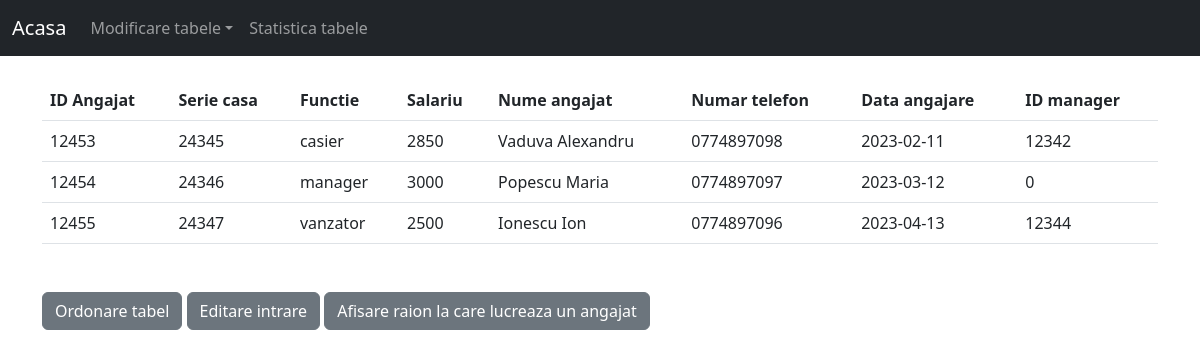
The app's page /website/afisare_angajat.php with its own data.
### tables this page shows
CREATE TABLE `angajat` (
  `id_angajat` int(11) NOT NULL,
  `serie_casa` int(11) DEFAULT NULL,
  `functie` varchar(32) NOT NULL,
  `salariu` int(5) NOT NULL,
  `nume_angajat` varchar(32) NOT NULL,
  `nr_telefon` varchar(12) NOT NULL,
  `data_angajare` date NOT NULL,
  `id_manager` int(11) DEFAULT NULL
);

### website/afisare_angajat.php (the view, shortened to what this page needs)
<?php
include 'conexiune_bd.php';
?>
<!doctype html>
<html>
<head>
    <link href="https://cdn.jsdelivr.net/npm/bootstrap@5.2.3/dist/css/bootstrap.min.css" rel="stylesheet">
</head>
<body style="background-color:#ffffff">
    <?php
        require 'navbar.php';
    ?>
<div class="container">
<table class="table mb-5">
  <thead>
    <tr>
      <th scope="col">ID Angajat</th>
      <th scope="col">Serie casa</th>
      <th scope="col">Functie</th>
      <th scope="col">Salariu</th>
      <th scope="col">Nume angajat</th>
      <th scope="col">Numar telefon</th>
      <th scope="col">Data angajare</th>
      <th scope="col">ID manager</th>
    </tr>
  </thead>
  <tbody>
<?php
 if (!isset($_GET['orderby']))
     $stmt = $conn->prepare("SELECT * FROM angajat");
 $stmt->execute();
 $results = $stmt->fetchAll(PDO::FETCH_ASSOC);
 foreach ($results as $result)
 {
    ?>
     <tr>
         <td><?= $result['id_angajat'] ?></td>
         <td><?= $result['serie_casa'] ?></td>
         <td><?= $result['functie'] ?></td>
         <td><?= $result['salariu'] ?></td>
         <td><?= $result['nume_angajat'] ?></td>
         <td><?= $result['nr_telefon'] ?></td>
         <td><?= $result['data_angajare'] ?></td>
         <td><?= $result['id_manager'] ?></td>
     </tr>
 <?php } ?>
 </tbody>
    </table>
    <p>
  <button class="btn btn-secondary" type="button" data-bs-toggle="collapse" data-bs-target="#collapse1" aria-expanded="false" aria-controls="collapseExample">
    Ordonare tabel
  </button>
  <button class="btn btn-secondary" type="button" data-bs-toggle="collapse" data-bs-target="#collapse2" aria-expanded="false" aria-controls="collapseExample">
    Editare intrare
  </button>
  <button class="btn btn-secondary" type="button" data-bs-toggle="collapse" data-bs-target="#collapse3" aria-expanded="false" aria-controls="collapseExample">
    Afisare raion la care lucreaza un angajat
  </button>
</p>
 </div>
</body>
</html>

### records on screen
angajat: id_angajat "12453", serie_casa "24345", functie "casier", salariu "2850", nume_angajat "Vaduva Alexandru", nr_telefon "0774897098", data_angajare "2023-02-11", id_manager "12342"
angajat: id_angajat "12454", serie_casa "24346", functie "manager", salariu "3000", nume_angajat "Popescu Maria", nr_telefon "0774897097", data_angajare "2023-03-12", id_manager "0"
angajat: id_angajat "12455", serie_casa "24347", functie "vanzator", salariu "2500", nume_angajat "Ionescu Ion", nr_telefon "0774897096", data_angajare "2023-04-13", id_manager "12344"
